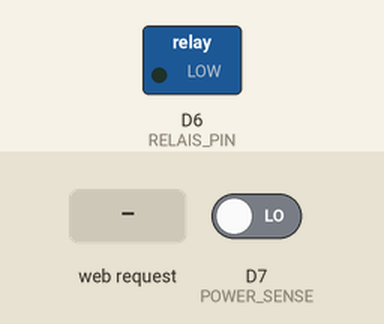
Simulated run of this sketch. Board: ESP8266 (NodeMCU). Parts: switched loads named in the sketch (green lamp = pin HIGH). The test bench sets the inputs (shaded band); at power-on: D7 (POWER_SENSE) LOW. WiFi joins after 1.5 s; servers stay silent unless stated; not simulated (calls return 0 or success): secret.h; what the sketch prints to the serial monitor is not drawn.

Above: at 2.7 s.
2.8 s: HTTP request GET /start received
At 3.2 s:
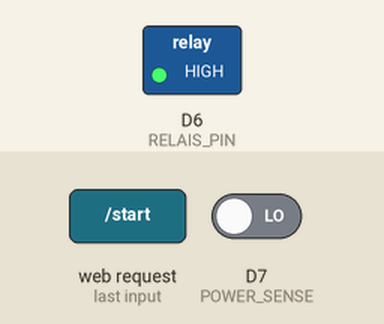
4.8 s: HTTP request GET /suspend received
6.3 s: HTTP request GET /kill received
Timing chart, 0 to 9.3 s (numbered marks = the images above; inputs shaded):
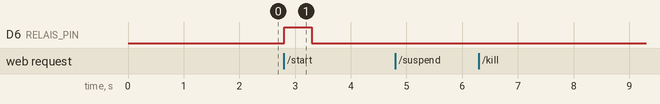

The sketch:

Receiver.ino
```cpp
#include <stdio.h>
#include <ESP8266WebServer.h>
#include <ArduinoJson.h>

#include "secret.h"
#include "pins.h"

#define HTTP_REST_PORT 80
#define WIFI_RETRY_DELAY 500
#define MAX_WIFI_INIT_RETRY 50

#define POWER_SENSE D7
#define RELAIS_PIN D6


const char *WiFiIP      = "10.0.0.31";   	  // WiFi IP of the ESP
const char *WiFiGW      = "10.0.0.1";    	  // WiFi GW
const char *WiFiNM      = "255.255.0.0";  	  // WiFi NM
const char *WiFiDNS     = "10.0.0.1";    	  // WiFi DNS


ESP8266WebServer http_rest_server(HTTP_REST_PORT);

const char* headerKeys[] = {"secret"};
int numberOfHeaders = 1;

int init_wifi() {
    int retries = 0;

    IPAddress myIP;
    IPAddress myGW;
    IPAddress myNM;
    IPAddress myDNS;

    WiFi.setAutoConnect(true);
    WiFi.setAutoReconnect(true);
    WiFi.persistent(true);
    WiFi.softAPdisconnect(true);

    myIP.fromString(WiFiIP);
    myGW.fromString(WiFiGW);
    myNM.fromString(WiFiNM);
    myDNS.fromString(WiFiDNS);

    WiFi.config(myIP, myGW, myNM, myDNS);
    WiFi.mode(WIFI_STA);

    Serial.println("Connecting to WiFi AP..........");


    WiFi.begin(SSID_WiFi, PASSWD_WiFi);
    // check the status of WiFi connection to be WL_CONNECTED
    while ((WiFi.status() != WL_CONNECTED) && (retries < MAX_WIFI_INIT_RETRY)) {
        retries++;
        delay(WIFI_RETRY_DELAY);
        Serial.print("#");
    }

    WiFi.persistent(true);

    return WiFi.status(); // return the WiFi connection status
}


/*
// \brief - test if the header "secret" matches the define HTTP_SECRET
//          sends 401 to client if secret is not matching
// \return - 1 on valid secret, 0 on invalid secret
*/
char testSecret(bool on_failure_401 = true){
    String rxSecret = http_rest_server.header("secret");

    Serial.println("Received secret was " + rxSecret);

    if (rxSecret != HTTP_SECRET){
        http_rest_server.send(401);
        return 0;
    }

    return 1;
}


void toggleRelais(int delay_ms){
    digitalWrite(RELAIS_PIN, HIGH);
    delay(delay_ms);
    digitalWrite(RELAIS_PIN, LOW);
}


bool is_powered(){
    int state = digitalRead(POWER_SENSE);
    return state;
}


void browser_page(){

    if(!testSecret(false)){
        http_rest_server.send(200, "application/json", "Please enter secret");
    }
    else{
        bool state = is_powered();

        char* page;
        if(state){
            page = "<form method=\"get\" action=\"/kill\">"\
                    "   <button type=\"submit\">Kill Server</button>"\
                    "</form>"\
                    "<form method=\"get\" action=\"/status\">"\
                    "    <button type=\"submit\">Get Status</button>"\
                    "</form>"\
                    "<form method=\"get\" action=\"/ping\">"\
                    "    <button type=\"submit\">Ping Server</button>"\
                    "</form>";
        }
        else{
            page =  "<form method=\"get\" action=\"/start\">"\
                    "   <button type=\"submit\">Start Server</button>"\
                    "</form>"\
                    "<form method=\"get\" action=\"/status\">"\
                    "    <button type=\"submit\">Get Status</button>"\
                    "</form>"\
                    "<form method=\"get\" action=\"/ping\">"\
                    "    <button type=\"submit\">Ping Server</button>"\
                    "</form>";
        }


        http_rest_server.send(200, "application/json", page);
    }


}


void power_on() {

    if(!testSecret())
    {return;}

    Serial.println("Power-on");

    if(digitalRead(POWER_SENSE) == 0){
        toggleRelais(500);
        http_rest_server.send(200);
    }
    else{
        // precondition failed
        http_rest_server.send(412);
    }

}


void power_suspend(){

    if(!testSecret())
    {return;}


    Serial.println("Power-suspend");

    // only if pc is Started
    // shortly press power button
    if(digitalRead(POWER_SENSE) != 0){
        toggleRelais(500);
        http_rest_server.send(200);
    }
    else{
        // precondition failed
        http_rest_server.send(412);
    }


}

void power_kill(){

    if(!testSecret())
    {return;}


    Serial.println("Power-kill");

    // only if pc is started
    if(digitalRead(POWER_SENSE) != 0){
        toggleRelais(5000);
        http_rest_server.send(200);
    }
    else{
        // precondition failed
        http_rest_server.send(412);
    }

}


void power_state(){
    Serial.println("Reading power state");

    bool state = is_powered();

    char* status_msg;
    if (state){
        status_msg = "{\"status\": \"on\"}";

    }
    else{
        status_msg = "{\"status\": \"off\"}";
    }

    http_rest_server.send(200, "application/json", status_msg);
}


void ping_client(){
    // ping to check device status
    http_rest_server.send(200);
}


void config_rest_server_routing() {
    http_rest_server.on("/", HTTP_GET, browser_page);
    http_rest_server.on("/start", HTTP_GET, power_on);
    http_rest_server.on("/suspend", HTTP_GET, power_suspend);
    http_rest_server.on("/kill", HTTP_GET, power_kill);
    http_rest_server.on("/status", HTTP_GET, power_state);
    http_rest_server.on("/ping", HTTP_GET, ping_client);
}


void setup(void) {
    Serial.begin(9600);
    while(!Serial){delay(5);}

    // setup pins for triggering relais
    // and for sensing the power state
    pinMode(POWER_SENSE, INPUT);
    pinMode(RELAIS_PIN, OUTPUT);

    digitalWrite(RELAIS_PIN, LOW);


    if (init_wifi() == WL_CONNECTED) {
        Serial.print("Connetted to ");
        Serial.print(SSID_WiFi);
        Serial.print("--- IP: ");
        Serial.println(WiFi.localIP());
    }
    else {
        Serial.print("Error connecting to: ");
        Serial.println(SSID_WiFi);
        Serial.println("Restarting in 10s");
        delay(10000);
        ESP.restart();
    }

    config_rest_server_routing();

    http_rest_server.begin();
    http_rest_server.collectHeaders(headerKeys, numberOfHeaders);

    Serial.println("HTTP REST Server Started");
}

void loop(void) {
    /*
    static unsigned long last_millis = 0;
    unsigned long current_millis;
    current_millis = millis();

    if(current_millis-last_millis > 1500){
        last_millis = current_millis;
    }
    */

    http_rest_server.handleClient();
}
```

pins.h
```cpp
#define D0 16
#define D1 5
#define D2 4
#define D3 0
#define D4 2
#define D5 14
#define D6 12
#define D7 13
#define D8 15
#define D9 3
#define D10 1
```

Measured:
- after the input at 2.8 s, D6 (RELAIS_PIN): LOW → HIGH at once, → LOW 0.50 s later
- after the input at 4.8 s, every drawn part: stays the same
- after the input at 6.3 s, every drawn part: stays the same
